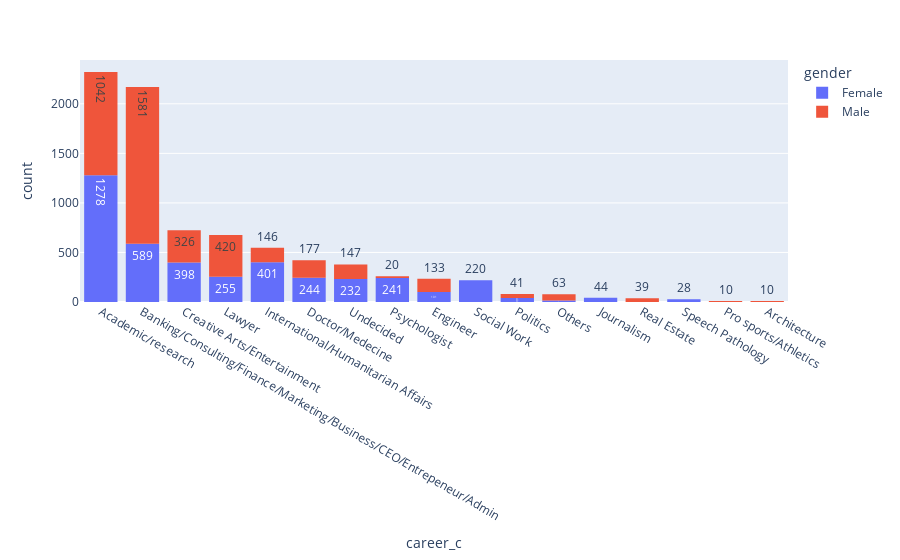

Write notebook code for a chart like this one.
### Markdown cell above
### 1.4- Répartition des catégories socio-professionnelles

### Code cell
fig = px.histogram(df1, x = 'career_c', color= 'gender', text_auto =True).update_xaxes(categoryorder= 'total descending')
fig.show()

### Figure 1 — Plotly figure (JSON) as saved in the notebook; plotly's stock layout.template omitted (floating-point values rounded to 4 significant figures; data arrays with more than 128 entries replaced by an {"elided": "..."} marker saying what was removed)
{"data": [{"alignmentgroup": "True", "bingroup": "x", "hovertemplate": "gender=Female<br>career_c=%{x}<br>count=%{y}<extra></extra>", "legendgroup": "Female", "marker": {"color": "#636efa", "pattern": {"shape": ""}}, "name": "Female", "offsetgroup": "Female", "orientation": "v", "showlegend": true, "texttemplate": "%{value}", "type": "histogram", "x": {"elided": "4184 str values"}, "xaxis": "x", "yaxis": "y"}, {"alignmentgroup": "True", "bingroup": "x", "hovertemplate": "gender=Male<br>career_c=%{x}<br>count=%{y}<extra></extra>", "legendgroup": "Male", "marker": {"color": "#EF553B", "pattern": {"shape": ""}}, "name": "Male", "offsetgroup": "Male", "orientation": "v", "showlegend": true, "texttemplate": "%{value}", "type": "histogram", "x": {"elided": "4194 str values"}, "xaxis": "x", "yaxis": "y"}], "layout": {"barmode": "relative", "legend": {"title": {"text": "gender"}, "tracegroupgap": 0}, "margin": {"t": 60}, "xaxis": {"anchor": "y", "categoryorder": "total descending", "domain": [0, 1], "title": {"text": "career_c"}}, "yaxis": {"anchor": "x", "domain": [0, 1], "title": {"text": "count"}}}}
